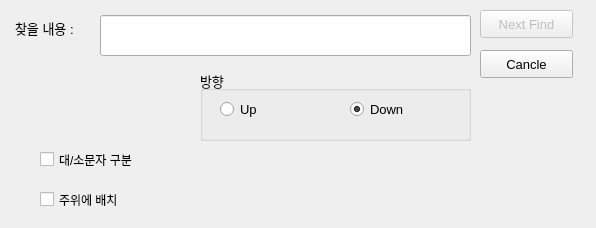
<?xml version="1.0" encoding="UTF-8"?>
<ui version="4.0">
 <class>Dialog</class>
 <widget class="QDialog" name="Dialog">
  <property name="geometry">
   <rect>
    <x>0</x>
    <y>0</y>
    <width>596</width>
    <height>228</height>
   </rect>
  </property>
  <property name="windowTitle">
   <string>Dialog</string>
  </property>
  <widget class="QLineEdit" name="lineEdit">
   <property name="enabled">
    <bool>true</bool>
   </property>
   <property name="geometry">
    <rect>
     <x>100</x>
     <y>15</y>
     <width>371</width>
     <height>41</height>
    </rect>
   </property>
   <property name="mouseTracking">
    <bool>true</bool>
   </property>
  </widget>
  <widget class="QLabel" name="label">
   <property name="geometry">
    <rect>
     <x>15</x>
     <y>20</y>
     <width>131</width>
     <height>16</height>
    </rect>
   </property>
   <property name="font">
    <font>
     <pointsize>10</pointsize>
    </font>
   </property>
   <property name="text">
    <string>찾을 내용 :</string>
   </property>
  </widget>
  <widget class="QPushButton" name="pushButton_findnext">
   <property name="enabled">
    <bool>false</bool>
   </property>
   <property name="geometry">
    <rect>
     <x>480</x>
     <y>10</y>
     <width>93</width>
     <height>28</height>
    </rect>
   </property>
   <property name="font">
    <font>
     <pointsize>10</pointsize>
    </font>
   </property>
   <property name="text">
    <string>Next Find</string>
   </property>
  </widget>
  <widget class="QPushButton" name="pushButton_cancle">
   <property name="geometry">
    <rect>
     <x>480</x>
     <y>50</y>
     <width>93</width>
     <height>28</height>
    </rect>
   </property>
   <property name="font">
    <font>
     <pointsize>10</pointsize>
    </font>
   </property>
   <property name="text">
    <string>Cancle</string>
   </property>
  </widget>
  <widget class="QGroupBox" name="groupBox">
   <property name="geometry">
    <rect>
     <x>200</x>
     <y>70</y>
     <width>271</width>
     <height>71</height>
    </rect>
   </property>
   <property name="font">
    <font>
     <pointsize>10</pointsize>
    </font>
   </property>
   <property name="autoFillBackground">
    <bool>false</bool>
   </property>
   <property name="styleSheet">
    <string notr="true"/>
   </property>
   <property name="title">
    <string>방향</string>
   </property>
   <property name="checkable">
    <bool>false</bool>
   </property>
   <widget class="QRadioButton" name="radioButton">
    <property name="geometry">
     <rect>
      <x>20</x>
      <y>30</y>
      <width>71</width>
      <height>19</height>
     </rect>
    </property>
    <property name="text">
     <string>Up</string>
    </property>
   </widget>
   <widget class="QRadioButton" name="radioButton_2">
    <property name="geometry">
     <rect>
      <x>150</x>
      <y>30</y>
      <width>81</width>
      <height>19</height>
     </rect>
    </property>
    <property name="text">
     <string>Down</string>
    </property>
    <property name="checked">
     <bool>true</bool>
    </property>
   </widget>
  </widget>
  <widget class="QCheckBox" name="checkBox">
   <property name="geometry">
    <rect>
     <x>40</x>
     <y>150</y>
     <width>161</width>
     <height>19</height>
    </rect>
   </property>
   <property name="text">
    <string>대/소문자 구분</string>
   </property>
  </widget>
  <widget class="QCheckBox" name="checkBox_2">
   <property name="geometry">
    <rect>
     <x>40</x>
     <y>190</y>
     <width>141</width>
     <height>19</height>
    </rect>
   </property>
   <property name="text">
    <string>주위에 배치</string>
   </property>
  </widget>
 </widget>
 <resources/>
 <connections/>
</ui>
